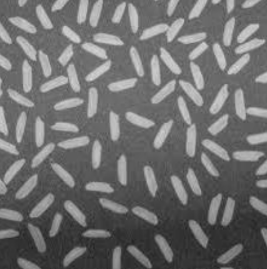
#> input picture Experiments/Count Rice/Rice.png, 267 x 269 px
$ python Rice_grains.py
#> lines starting #> are read from the running program, lines starting #| are printed output that depends on the picture; after the words box and inside, x2 and y2 are one past the last pixel; in counts of white or black regions, pixels touching at a corner belong together
import cv2
import numpy as np

image = cv2.imread('Rice.png')
#> image is the input picture: shape (269, 267, 3); min 35, max 215, mean 110.3
m=len(image)
#> m = 269
n=len(image[0])
#> n = 267
o=len(image[0][0])
#> o = 3

for i in range(m):
    for j in range(n):
        if image[i][j][0]>=121:
            image[i][j][0]=255
            image[i][j][1]=255
            image[i][j][2]=255
        else:
            image[i][j][0]=0
            image[i][j][1]=0
            image[i][j][2]=0
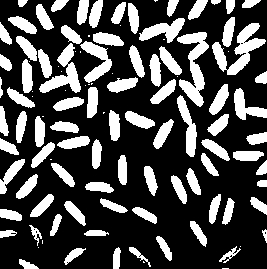
#> image: shape (269, 267, 3); 29.3% white; 111 white regions (26 under 20 px), largest, box (x1, y1, x2, y2) and area: (177, 32, 209, 107) 1049, (212, 23, 266, 75) 1032, (39, 43, 81, 93) 792

cv2.imwrite("rice_binary.png", image)

def order(i, j, m, n):
    array=[[i, j]]
    count=0
    while array!=[]:
        value=array.pop()
        if value[0]<0 or value[1]<0 or value[0]>=m or value[1]>=n:
            continue
        if image[value[0]][value[1]][0]==255:
            count+=1
            image[value[0]][value[1]]=0
            array.append([value[0]-1, value[1]])
            array.append([value[0]+1, value[1]])
            array.append([value[0], value[1]-1])
            array.append([value[0], value[1]+1])
    return count

count=0
for i in range(m):
    for j in range(n):
        if image[i][j][0]==255:
            value=order(i, j, m, n)
            if value>=100:
                count+=1
#> after the loop, count = 79

print("Number of rice grains", count)
#| Number of rice grains 79
